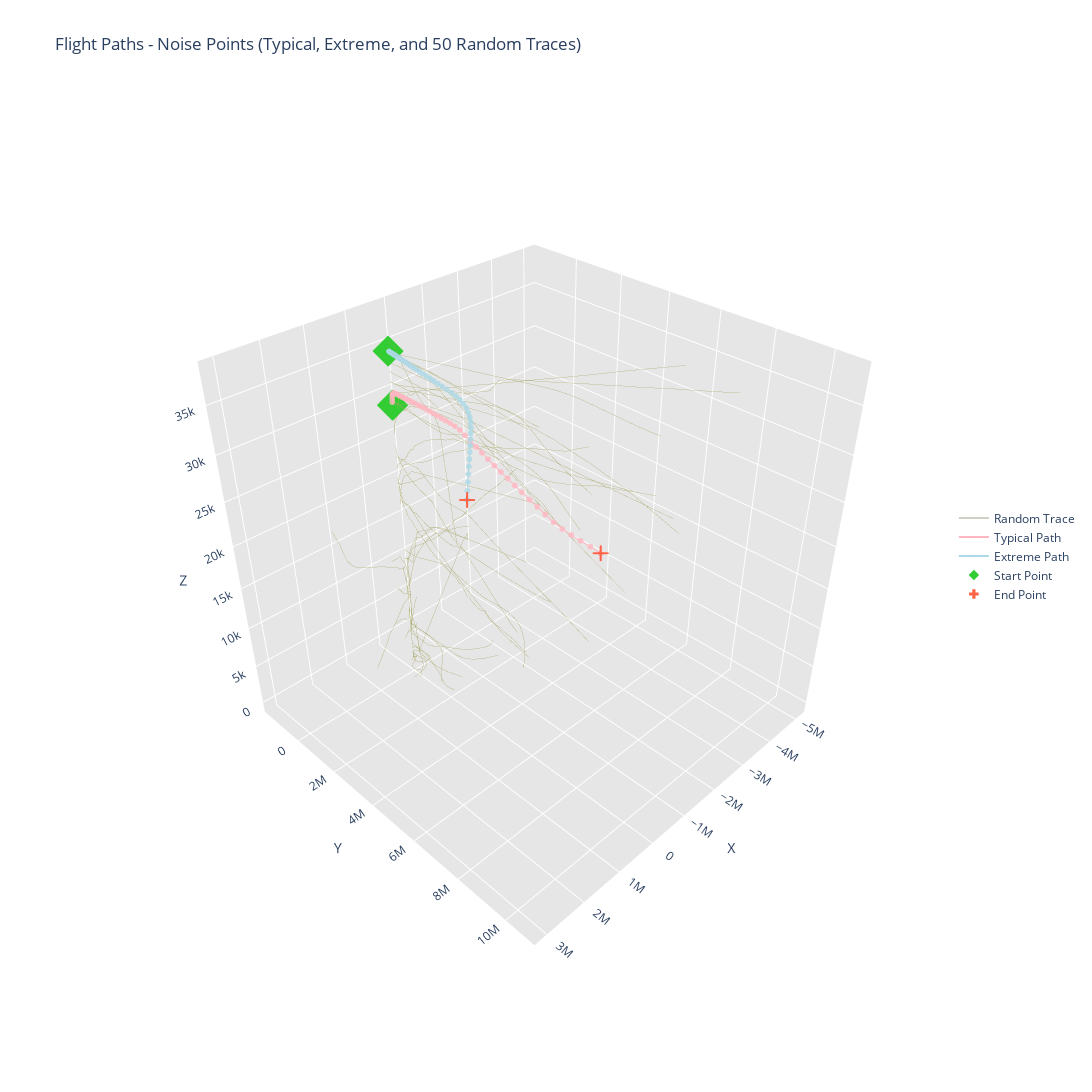

The code cell stored with this chart in its notebook:
### Code cell
# Filter for Cluster 1, excluding typical and extreme traces
other_traces = trajectories[
    (trajectories['cluster'] == -1) & 
    (trajectories['is_most_typical'] == False) &
    (trajectories['is_most_extreme'] == False)
]

# Get unique segment IDs
unique_segments = other_traces['segment_id'].unique()

# Randomly select 50 segments
# If there are fewer than 50 segments, it will take all available ones
selected_segment_ids = np.random.choice(
    unique_segments, 
    size=min(50, len(unique_segments)), 
    replace=False  # This ensures no duplicate segments are selected
)

# Get typical and extreme traces for cluster 1
typical_trace = trajectories[
    (trajectories['cluster'] == 1) & 
    (trajectories['is_most_typical'] == True)
]

extreme_trace = trajectories[
    (trajectories['cluster'] == 1) & 
    (trajectories['is_most_extreme'] == True)
]

# Create the 3D scatter plot
fig = go.Figure()

# Add the random traces first
for segment_id in selected_segment_ids:
    trace_data = other_traces[other_traces['segment_id'] == segment_id]
    fig.add_trace(go.Scatter3d(
        x=trace_data['x'],
        y=trace_data['y'],
        z=trace_data['z'],
        mode='lines',
        name='Random Trace',
        line=dict(
            width=1,
            color='rgba(99, 99, 59, 0.6)'
        ),
        showlegend=bool(segment_id == selected_segment_ids[0])
    ))

# Add typical trace path
fig.add_trace(go.Scatter3d(
    x=typical_trace['x'],
    y=typical_trace['y'],
    z=typical_trace['z'],
    mode='lines+markers',
    name='Typical Path',
    line=dict(
        width=2,
        color='rgba(255, 182, 193, 1)'
    ),
    marker=dict(
        size=2,
        color='rgba(255, 182, 193, 1)',
        opacity=0.8
    )
))

# Add extreme trace path
fig.add_trace(go.Scatter3d(
    x=extreme_trace['x'],
    y=extreme_trace['y'],
    z=extreme_trace['z'],
    mode='lines+markers',
    name='Extreme Path',
    line=dict(
        width=2,
        color='rgba(173, 216, 230, 1)'
    ),
    marker=dict(
        size=2,
        color='rgba(173, 216, 230, 1)',
        opacity=0.8
    )
))

# Add start and end points for typical trace
fig.add_trace(go.Scatter3d(
    x=[typical_trace['x'].iloc[0]],
    y=[typical_trace['y'].iloc[0]],
    z=[typical_trace['z'].iloc[0]],
    mode='markers',
    name='Start Point',
    marker=dict(
        size=8,
        symbol='diamond',
        color='rgba(50, 205, 50, 1)',
        opacity=1
    )
))

fig.add_trace(go.Scatter3d(
    x=[typical_trace['x'].iloc[49]],
    y=[typical_trace['y'].iloc[49]],
    z=[typical_trace['z'].iloc[49]],
    mode='markers',
    name='End Point',
    marker=dict(
        size=8,
        symbol='cross',
        color='rgba(255, 99, 71, 1)',
        opacity=1
    )
))

# Add start and end points for extreme trace
fig.add_trace(go.Scatter3d(
    x=[extreme_trace['x'].iloc[0]],
    y=[extreme_trace['y'].iloc[0]],
    z=[extreme_trace['z'].iloc[0]],
    mode='markers',
    showlegend=False,
    marker=dict(
        size=8,
        symbol='diamond',
        color='rgba(50, 205, 50, 1)',
        opacity=1
    )
))

fig.add_trace(go.Scatter3d(
    x=[extreme_trace['x'].iloc[49]],
    y=[extreme_trace['y'].iloc[49]],
    z=[extreme_trace['z'].iloc[49]],
    mode='markers',
    showlegend=False,
    marker=dict(
        size=8,
        symbol='cross',
        color='rgba(255, 99, 71, 1)',
        opacity=1
    )
))

# Update layout
fig.update_layout(
    title=f'Flight Paths - Noise Points (Typical, Extreme, and {len(selected_segment_ids)} Random Traces)',
    scene=dict(
        camera=dict(
            up=dict(x=0, y=0, z=1),
            center=dict(x=0, y=0, z=0),
            eye=dict(x=1.5, y=1.5, z=1.5)
        ),
        aspectmode='cube',
        xaxis=dict(
            title='X',
            showbackground=True,
            backgroundcolor='rgb(230, 230, 230)'
        ),
        yaxis=dict(
            title='Y',
            showbackground=True,
            backgroundcolor='rgb(230, 230, 230)'
        ),
        zaxis=dict(
            title='Z',
            showbackground=True,
            backgroundcolor='rgb(230, 230, 230)'
        )
    ),
    width=1600,
    height=1200,
    showlegend=True,
    legend=dict(
        yanchor="middle", 
        y=0.5,
        xanchor="right",
        x=1.1
    )
)

# Display and save
fig.show()
pio.write_image(fig, "noise_path_comparison.png")
Image("noise_path_comparison.png")
